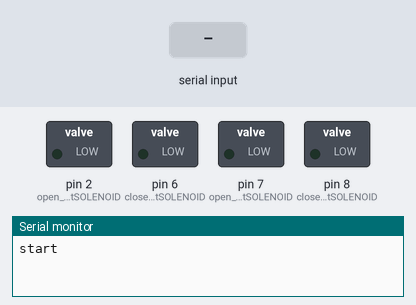
A sketch run on a simulated Arduino Uno, built with avr-gcc and run on an emulated ATmega328P. Shown: switched loads named in the sketch (green lamp = pin HIGH), the last lines printed to the serial monitor. The inputs (shaded band) are chosen by the test bench.

Above: at 1.3 s.
1.4 s: "1" received over Serial
At 2.0 s:
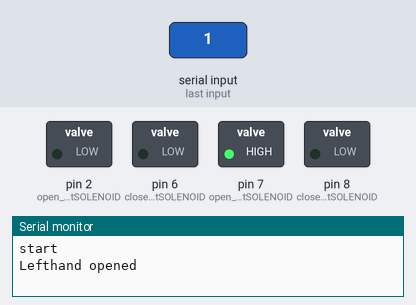
2.9 s: "2" received over Serial
At 3.3 s:
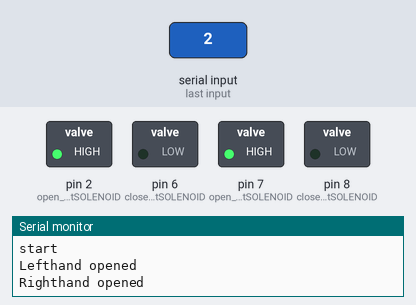
4.4 s: "3" received over Serial
At 5.6 s:
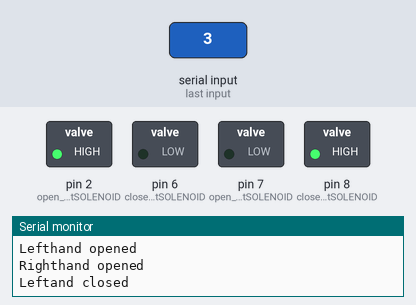
5.9 s: "4" received over Serial
At 6.6 s:
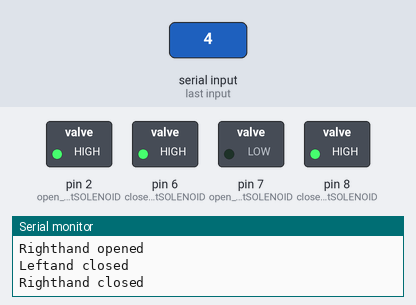
7.4 s: "5" received over Serial
At 7.9 s:
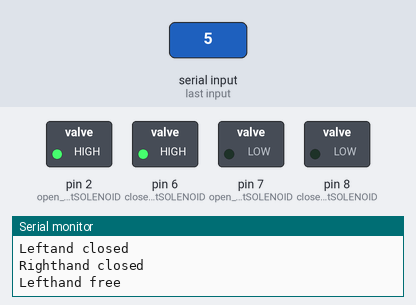
8.9 s: "1" received over Serial
At 10.3 s:
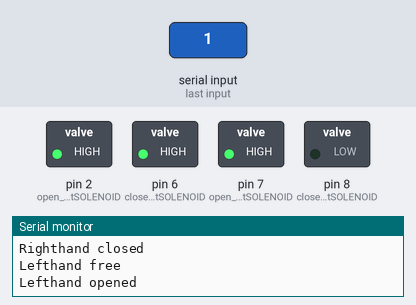
Timing chart, 0 to 11.4 s (numbered marks = the images above; inputs shaded):
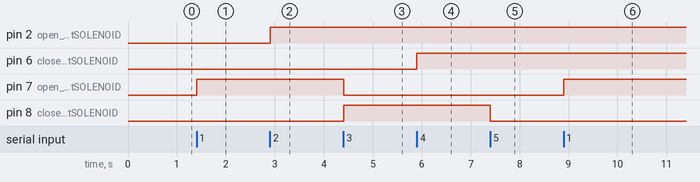

Measured:
- after the input at 1.4 s, pin 7 (open_leftSOLENOID): LOW → HIGH at once
- after the input at 2.9 s, pin 2 (open_rightSOLENOID): LOW → HIGH at once
- after the input at 4.4 s, pin 7 (open_leftSOLENOID): HIGH → LOW at once; pin 8 (close_leftSOLENOID): LOW → HIGH at once
- after the input at 5.9 s, pin 6 (close_rightSOLENOID): LOW → HIGH at once
- after the input at 7.4 s, pin 8 (close_leftSOLENOID): HIGH → LOW at once
- after the input at 8.9 s, pin 7 (open_leftSOLENOID): LOW → HIGH at once

The sketch:

serialmonitor.ino
```cpp
#include <ros.h>
#include <stdlib.h>

//constant
const int open_rightSOLENOID = 2;
const int close_rightSOLENOID = 6;
const int open_leftSOLENOID = 7;
const int close_leftSOLENOID = 8;

char mode = '0';

//global variable
int delay_sol = 10; //delay time of solenoid on [milli sec]


void setup(){
  Serial.begin(9600);
  Serial.println("start");
  //init pin
  pinMode(open_rightSOLENOID, OUTPUT);
  pinMode(close_rightSOLENOID, OUTPUT);
  pinMode(open_leftSOLENOID, OUTPUT);
  pinMode(close_leftSOLENOID, OUTPUT);

  //init actuator 全開放
  digitalWrite(open_rightSOLENOID, LOW);
  digitalWrite(close_rightSOLENOID, LOW);
  digitalWrite(open_leftSOLENOID, LOW);
  digitalWrite(close_leftSOLENOID, LOW);
  delay(100);
}

void loop(){
  //nh.spinOnce();
  if(Serial.available() > 0){
    char tmp;
    tmp = Serial.read();
    if(tmp!=10) mode = tmp;
  }
  if (mode == '1'){
    open_lefthand();
  }else if(mode == '2'){
    open_righthand();
  }else if(mode == '3'){
    close_lefthand();
  }else if(mode == '4'){
    close_righthand();
  }else if(mode == '5'){
    free_lefthand();
  }else if(mode == '6'){
    free_righthand();
  }
  mode = '0';
  delay(delay_sol);
}

//左アームを開く
void open_lefthand(){
  digitalWrite(open_leftSOLENOID, LOW);
  digitalWrite(close_leftSOLENOID, LOW);
  digitalWrite(open_leftSOLENOID, HIGH);
  Serial.println("Lefthand opened");
}

//左アームを閉じる
void close_lefthand(){
  digitalWrite(close_leftSOLENOID, LOW);
  digitalWrite(open_leftSOLENOID, LOW);
  digitalWrite(close_leftSOLENOID, HIGH);   //閉めた後開放しない
  Serial.println("Leftand closed");
}

//右アームを開く
void open_righthand(){
  //digitalWrite(open_rightSOLENOID, LOW);
  //digitalWrite(close_rightSOLENOID, LOW);
  digitalWrite(open_rightSOLENOID, HIGH);
  Serial.println("Righthand opened");
}

//右アームを閉じる
void close_righthand(){
  //digitalWrite(close_rightSOLENOID, LOW);
  //digitalWrite(open_rightSOLENOID, LOW);
  digitalWrite(close_rightSOLENOID, HIGH);   //閉めた後開放しない
  Serial.println("Righthand closed");
}

//右アームを開放
void free_righthand(){
  digitalWrite(open_rightSOLENOID, LOW);
  digitalWrite(close_rightSOLENOID, LOW);
  Serial.println("Righthand free");
}

//左アームを開放
void free_lefthand(){
  digitalWrite(open_leftSOLENOID, LOW);
  digitalWrite(close_leftSOLENOID, LOW);
  Serial.println("Lefthand free");
}
```
